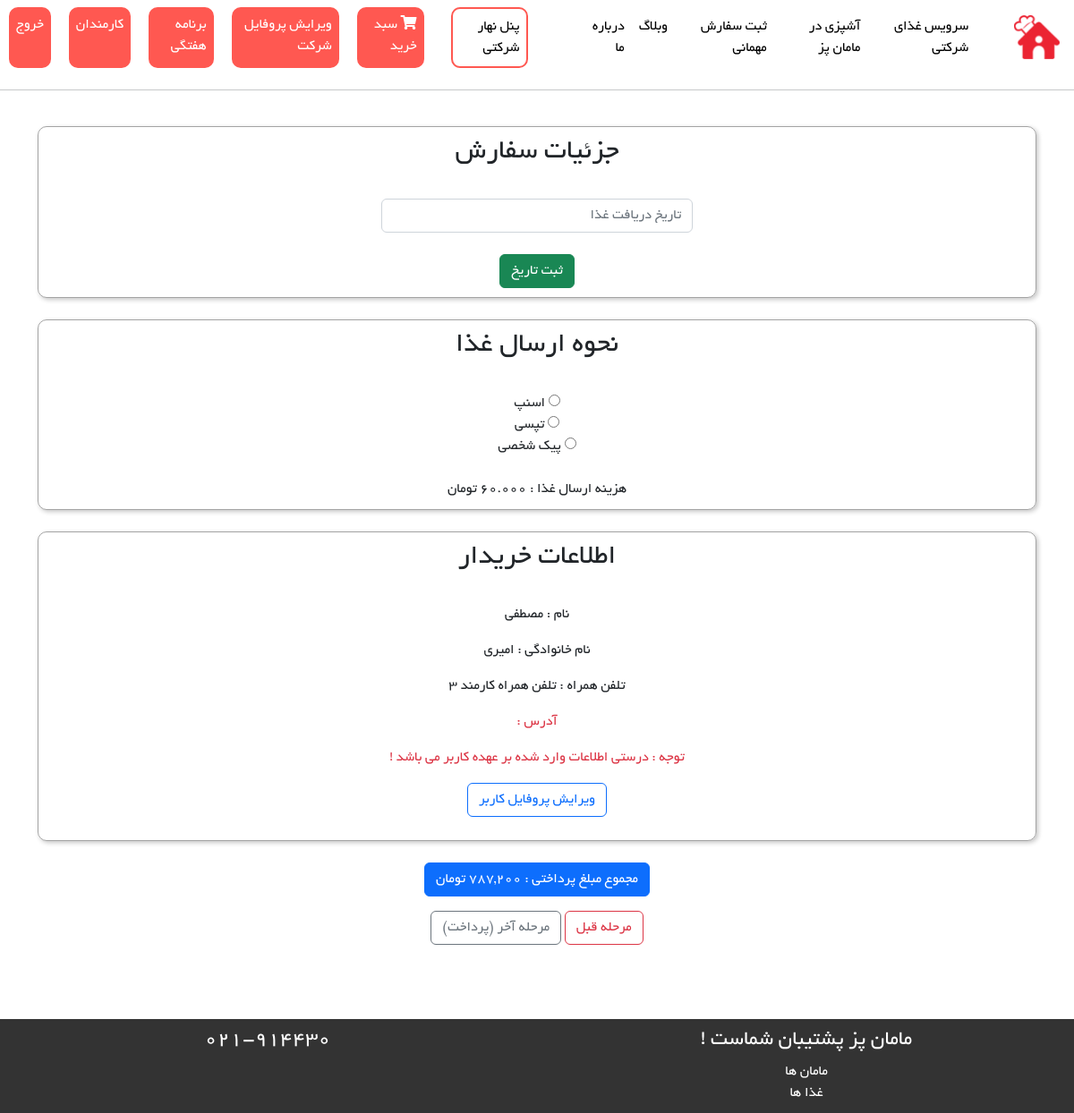
The app's page /order/order-info (signed in), older data.
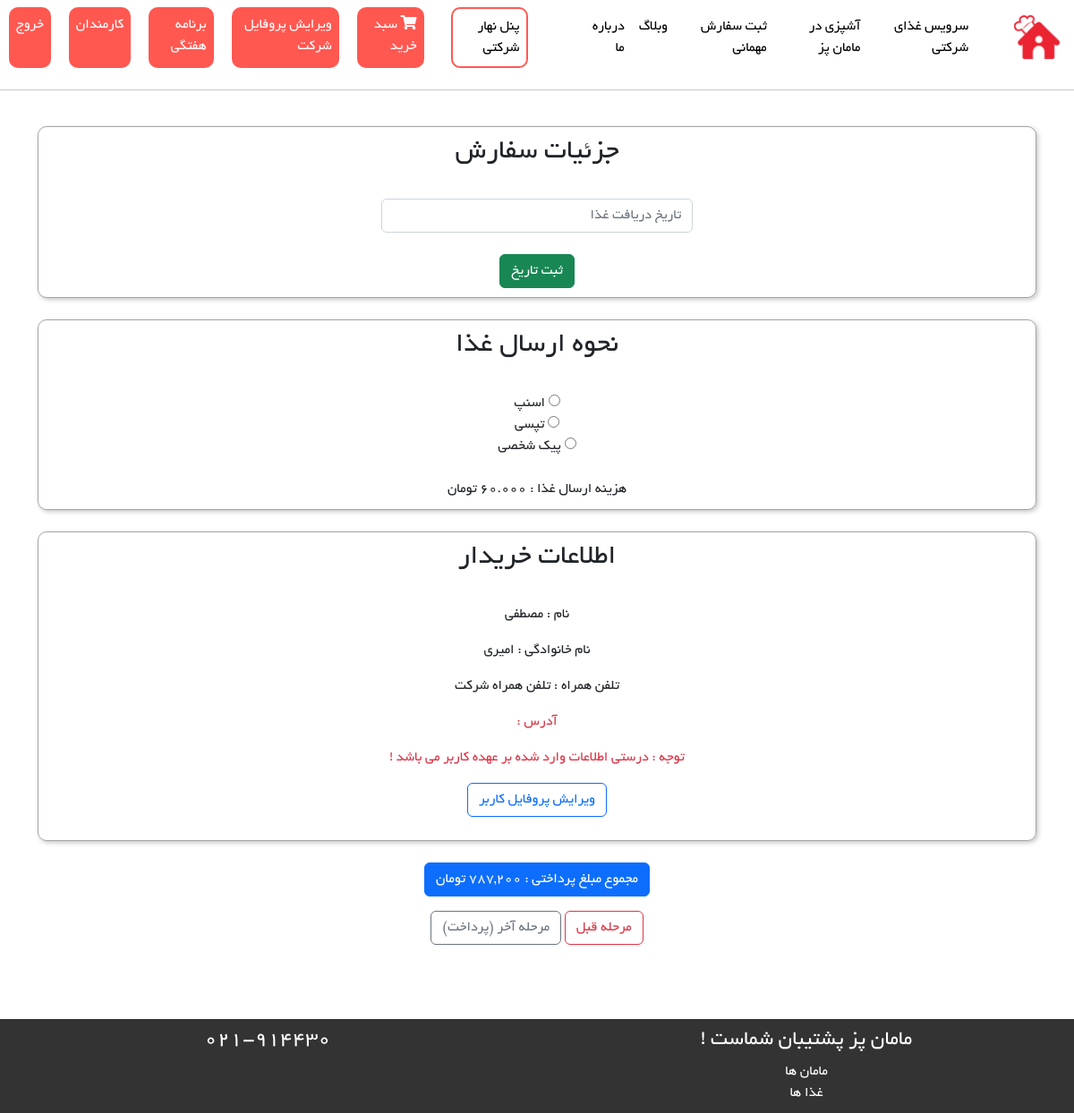
The same page, newer data.
### BaseApp/models.py (models this page shows, shortened)
class User(AbstractUser):
    phone_number = models.CharField(max_length=20, null=True, blank=True)
    email_active_code = models.CharField(max_length=100, null=True, blank=True)
    address = models.TextField(null=True, blank=True)
    is_mom = models.BooleanField(default=False)
    is_company = models.BooleanField(default=False)
    is_employee = models.BooleanField(default=False)
    class Meta:
        db_table = 'User'

### Order/views.py (the view)
# urls.py: path('order-info', views.order_info, name='order-info'),
def order_info(request):
    order_id = Order.objects.filter(user_id=request.user.id, is_paid=False).first()
    no_paid_order_details = OrderDetail.objects.filter(order_id=order_id, is_paid=False)
    sum = 0
    for item in no_paid_order_details:
        sum = item.food.food_price * item.count
    context = {
        'sum': sum
    }
    return render(request, 'Order/OrderInfo.html', context)

### Order/templates/Order/OrderInfo.html (shortened to what this page needs)
{% extends 'base/layout.html' %}
{% load static %}
{% load humanize %}
{% block HeaderLinks %}
    <link rel="stylesheet" href="{% static 'css/Order/order-info.css' %}">
    <link rel="stylesheet" href="https://code.jquery.com/ui/1.12.1/themes/base/jquery-ui.css">
{% endblock %}
{% block main %}
    <div class="row">
        <div class="col-12">
            <div class="main-box text-center">
                <h2>جزئیات سفارش</h2>
                <br>
                <div class="row text-center">
                    <div class="col-md-4"></div>
                    <div class="col-md-4">
                        <input class="form-control" type="text" id="date" placeholder="تاریخ دریافت غذا" autocomplete="off">
                    </div>
                    <div class="col-md-4"></div>
                </div>
                <br/>
                <button class="btn btn-success" onclick="addDate()" id="save-date-btn">ثبت تاریخ</button>
                <br/>
            </div>
        </div>
    </div>
    <br/>
    <div class="row">
        <div class="col-12">
            <div class="main-box text-center">
                <h2>نحوه ارسال غذا</h2>
                <br>
                <div class="row">
                    <div class="col-md-3"></div>
                    <div class="col-md-6">
                        <form>
                            <input required type="radio" value="اسنپ"/>
                            <label>اسنپ</label>
                            <br/>
                            <input required type="radio"/>
                            <label>تپسی</label>
                            <br/>
                            <input required type="radio"/>
                            <label>پیک شخصی</label>
                        </form>
                    </div>
                    <div class="col-md-3"></div>
                </div>
                <br/>
                <div class="row">
                    <div class="col-12">هزینه ارسال غذا : 60.000 تومان</div>
                </div>
            </div>
        </div>
    </div>
    <br/>
    <div class="row">
        <div class="col-12">
            <div class="main-box text-center">
                <h2>اطلاعات خریدار</h2>
                <br>
                <p>نام : {{ request.user.first_name }}</p>
                <p>نام خانوادگی : {{ request.user.last_name }}</p>
                {% if request.user.phone_number == None %}
                    <p class="text-danger">تلفن همراه : {{ request.user.phone_number }}</p>
                {% else %}
                    <p>تلفن همراه : {{ request.user.phone_number }}</p>
                {% endif %}
                {% if request.user.address == '' %}
                    <p class="text-danger">آدرس : {{ request.user.address }}</p>
                {% else %}
                    <p>آدرس : {{ request.user.address }}</p>
                {% endif %}
                <p class="text-danger">توجه : درستی اطلاعات وارد شده بر عهده کاربر می باشد !</p>
                <a href="{% url 'UpdateUserProfile' %}">
                    <p class="btn btn-outline-primary">ویرایش پروفایل کاربر</p>
                </a>
            </div>
        </div>
    </div>
    <br/>
    <div class="row text-center">
        <div class="col-12">
            <p class="btn btn-primary">مجموع مبلغ پرداختی : {{ sum|intcomma }} تومان </p>
        </div>
    </div>
    <div class="row text-center">
        <div class="col-12">
            <a href="{% url 'Show-Cart' %}">
                <p class="btn btn-outline-danger">مرحله قبل</p>
            </a>
            <a id="payment-not-active">
                <p class="btn btn-outline-secondary" >مرحله آخر (پرداخت)</p>
            </a>
        </div>
    </div>
{% endblock %}

Row changes from the older to the newer data that the page shows:
changed User "مصطفی": user.phone_number "تلفن همراه کارمند ۳" → "تلفن همراه شرکت"
